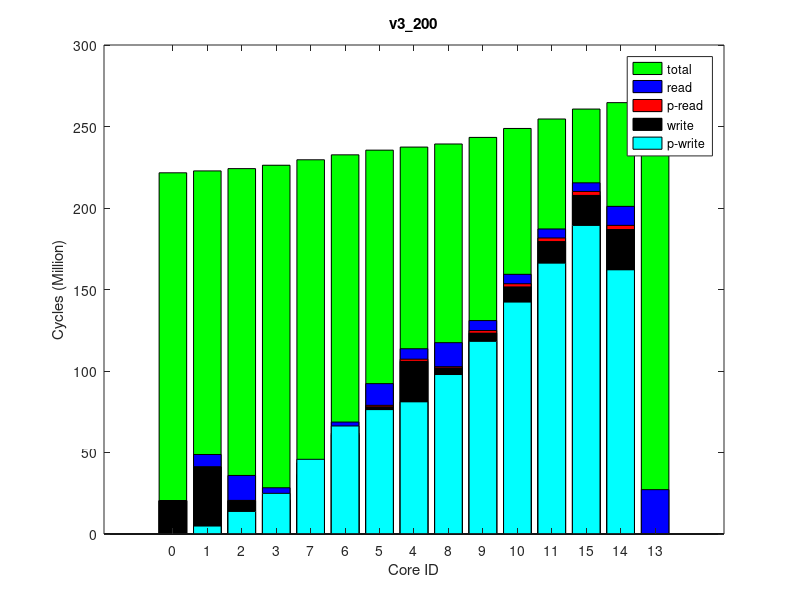

MATLAB code for this plot:
times(1, :, :) = [
25428, 222882749, 0
213760, 224312854, 0
170764, 225730141, 0
468451, 227815730, 0
1351305, 239084741, 0
885496, 237168847, 0
1021007, 234243254, 0
745823, 231168414, 0
755146, 241010600, 0
1616908, 245103473, 0
1942586, 250660625, 0
2180201, 256746206, 0
0, 267628667, 0
2547892, 266925570, 0
2443203, 262862624, 0
];
times(2, :, :) = [
25428, 222898141, 0
213479, 224326995, 0
170762, 225743212, 0
468484, 227824467, 0
1351303, 239095971, 0
885803, 237179956, 0
1021077, 234255587, 0
745858, 231179951, 0
755134, 241023168, 0
1625184, 245117064, 0
1942507, 250679839, 0
2190269, 256772886, 0
0, 267657606, 0
2547780, 266961834, 0
2444131, 262887981, 0
];
times(3, :, :) = [
25428, 222875317, 0
214046, 224304504, 0
170791, 225719529, 0
468367, 227802396, 0
1351172, 239070912, 0
886353, 237154127, 0
1012919, 234229659, 0
746128, 231155016, 0
755142, 240997585, 0
1616908, 245090679, 0
1942450, 250649522, 0
2180198, 256744191, 0
0, 267646004, 0
2547622, 266950133, 0
2443542, 262858998, 0
];
times(4, :, :) = [
25428, 222885722, 0
213762, 224317538, 0
166611, 225732118, 0
468411, 227815162, 0
1351189, 239084524, 0
882973, 237167549, 0
1012939, 234243018, 0
746988, 231169598, 0
755208, 241009576, 0
1608632, 245101889, 0
1942427, 250660135, 0
2180194, 256745648, 0
0, 267646603, 0
2548337, 266946071, 0
2443457, 262862306, 0
];
times(5, :, :) = [
25428, 222886426, 0
213815, 224317476, 0
166594, 225733714, 0
468455, 227814301, 0
1351174, 239082960, 0
886006, 237166635, 0
1013190, 234241394, 0
746161, 231167341, 0
755205, 241009984, 0
1610701, 245103529, 0
1942418, 250659087, 0
2180157, 256745472, 0
0, 267632558, 0
2548036, 266935726, 0
2443182, 262860904, 0
];
times(6, :, :) = [
25428, 222881836, 0
213716, 224311280, 0
170793, 225728781, 0
468421, 227814165, 0
1351513, 239085163, 0
886041, 237168168, 0
1014973, 234243485, 0
746090, 231167997, 0
755159, 241010745, 0
1618977, 245103711, 0
1942437, 250664208, 0
2180152, 256758007, 0
0, 267657559, 0
2547964, 266954793, 0
2443490, 262872552, 0
];
times(7, :, :) = [
25428, 222879971, 0
213790, 224311780, 0
170775, 225727317, 0
468372, 227809788, 0
1351497, 239077769, 0
886622, 237161795, 0
1012955, 234239394, 0
746162, 231163689, 0
755189, 241002571, 0
1616908, 245096089, 0
1942489, 250655021, 0
2180157, 256751699, 0
0, 267639024, 0
2548119, 266941980, 0
2443486, 262865414, 0
];
times(8, :, :) = [
25428, 222886327, 0
213109, 224317081, 0
170767, 225731410, 0
468415, 227817012, 0
1351217, 239084958, 0
886398, 237168706, 0
1012899, 234244474, 0
745794, 231169258, 0
755163, 241010464, 0
1616908, 245103164, 0
1942498, 250663917, 0
2180196, 256758914, 0
0, 267661942, 0
2547991, 266963746, 0
2443475, 262873995, 0
];
times(9, :, :) = [
25428, 222886523, 0
214089, 224315850, 0
170783, 225732247, 0
468467, 227815625, 0
1351172, 239086717, 0
882179, 237169323, 0
1012962, 234245600, 0
745832, 231170602, 0
755219, 241012560, 0
1616908, 245105645, 0
1942429, 250662745, 0
2180216, 256757958, 0
0, 267661251, 0
2548295, 266965225, 0
2443215, 262875358, 0
];
times(10, :, :) = [
25428, 222876474, 0
213755, 224306844, 0
170751, 225724123, 0
468443, 227809631, 0
1351172, 239080802, 0
885739, 237163686, 0
1012925, 234240781, 0
745835, 231163951, 0
755143, 241006673, 0
1616909, 245099710, 0
1942430, 250655334, 0
2180153, 256741434, 0
0, 267653395, 0
2547561, 266947259, 0
2443498, 262856404, 0
];
ave_times = round(squeeze(mean(times)));
format long g, ave_times
std_times = round(squeeze(std(times)));
format long g, std_times
polling_read_times = ave_times;
times(1, :, :) = [
0, 221442695, 0
4994710, 222832869, 0
14014241, 224240992, 0
24990040, 226308543, 0
80956064, 237342281, 0
76389124, 235479051, 0
66382479, 232640204, 0
45954132, 229641690, 0
97912126, 239210539, 0
118319290, 243162158, 0
142382446, 248531810, 0
166195550, 254386135, 0
0, 264992820, 0
162075381, 264309918, 0
189328735, 260291330, 0
];
times(2, :, :) = [
0, 221438899, 0
4993793, 222833465, 0
14003729, 224242387, 0
25030683, 226311418, 0
80985684, 237354393, 0
76394239, 235488173, 0
66396349, 232645394, 0
45935023, 229643742, 0
97899998, 239223712, 0
118287273, 243177263, 0
142357415, 248547127, 0
166245264, 254407027, 0
0, 265021264, 0
162105651, 264333278, 0
189360397, 260313881, 0
];
times(3, :, :) = [
0, 221435412, 0
4925731, 222818994, 0
13922851, 224228360, 0
24972019, 226295592, 0
80979952, 237329677, 0
76380221, 235465294, 0
66342769, 232625528, 0
45918001, 229627729, 0
97901379, 239197891, 0
118314597, 243152912, 0
142326465, 248524404, 0
166167526, 254379888, 0
0, 264978506, 0
162065310, 264294241, 0
189328781, 260285040, 0
];
times(4, :, :) = [
0, 221451868, 0
4870877, 222824457, 0
13831817, 224231311, 0
24899831, 226299509, 0
81006208, 237339841, 0
76392220, 235475633, 0
66358372, 232634534, 0
45849839, 229632361, 0
97873104, 239206999, 0
118202533, 243163529, 0
142293750, 248536211, 0
166205815, 254385190, 0
0, 264995991, 0
162090508, 264315415, 0
189350711, 260291162, 0
];
times(5, :, :) = [
0, 221442935, 0
4942155, 222826628, 0
13922426, 224234237, 0
24959228, 226299430, 0
81250498, 237343143, 0
76315127, 235476462, 0
66335224, 232634856, 0
45888413, 229633482, 0
97817874, 239210880, 0
118114908, 243166333, 0
142186832, 248539343, 0
166135061, 254390224, 0
0, 265005578, 0
162083371, 264318588, 0
189266507, 260295835, 0
];
times(6, :, :) = [
0, 221447052, 0
4862264, 222816279, 0
13786652, 224222470, 0
25030809, 226287709, 0
80863899, 237329442, 0
76286953, 235462866, 0
66245328, 232620139, 0
45808921, 229621387, 0
97839307, 239196322, 0
118162607, 243152028, 0
142278897, 248524742, 0
166169582, 254380389, 0
0, 264984630, 0
162068860, 264303128, 0
189285393, 260286140, 0
];
times(7, :, :) = [
0, 221446585, 0
4915172, 222826800, 0
13904555, 224233587, 0
24902920, 226301380, 0
80914889, 237345958, 0
76302413, 235476668, 0
66252753, 232630570, 0
45783188, 229634588, 0
97880186, 239213473, 0
118303099, 243166611, 0
142352343, 248539503, 0
166177773, 254387480, 0
0, 265002264, 0
162085749, 264320351, 0
189266647, 260294466, 0
];
times(8, :, :) = [
0, 221469043, 0
4697831, 222810690, 0
13517058, 224216954, 0
24749946, 226285982, 0
81489068, 237325022, 0
76185746, 235459957, 0
66063336, 232620201, 0
45612192, 229619045, 0
97715240, 239191399, 0
117914843, 243144096, 0
142195365, 248516024, 0
166034122, 254369782, 0
0, 264982553, 0
162058530, 264291647, 0
189211284, 260277928, 0
];
times(9, :, :) = [
0, 221452265, 0
4816641, 222815331, 0
13692673, 224222172, 0
24918453, 226291499, 0
81542242, 237340403, 0
76205575, 235473446, 0
66160583, 232627453, 0
45732642, 229624230, 0
97757577, 239206244, 0
118030397, 243162998, 0
142229080, 248535136, 0
166129032, 254384795, 0
0, 264996210, 0
162071244, 264307878, 0
189294148, 260289697, 0
];
times(10, :, :) = [
0, 221449930, 0
4828707, 222818473, 0
13693986, 224226103, 0
24899290, 226292169, 0
80856211, 237335057, 0
76279724, 235469153, 0
66123191, 232627508, 0
45723804, 229626370, 0
97818712, 239204026, 0
118109536, 243158981, 0
142226913, 248529728, 0
166094944, 254385567, 0
0, 264994831, 0
162096881, 264309117, 0
189303290, 260292150, 0
];
ave_times = round(squeeze(mean(times)));
format long g, ave_times
std_times = round(squeeze(std(times)));
format long g, std_times
polling_write_times = ave_times;
times(1, :, :) = [
0, 245880958, 0
7753117, 247457427, 64000
15472497, 248963040, 128000
7740641, 251162998, 64000
7768568, 262964130, 64000
14206041, 260968397, 128000
7734901, 257922492, 64000
7719970, 254670088, 64000
15487025, 264910931, 128000
7735859, 269063923, 64000
7720922, 274703163, 64000
7725993, 280798903, 64000
27204978, 291912581, 255980
14208219, 291204974, 128000
7725945, 287035429, 64000
];
times(2, :, :) = [
0, 245877040, 0
7753160, 247455258, 64000
15472259, 248960445, 128000
7741095, 251163414, 64000
7763016, 262976725, 64000
14207220, 260980908, 128000
7734569, 257935448, 64000
7720017, 254680322, 64000
15486547, 264923421, 128000
7737569, 269076233, 64000
7720924, 274716123, 64000
7725784, 280811757, 64000
27205032, 291917378, 255980
14208188, 291206142, 128000
7725915, 287047716, 64000
];
times(3, :, :) = [
0, 245883913, 0
7753181, 247460681, 64000
15472535, 248964639, 128000
7741468, 251170144, 64000
7762679, 262972676, 64000
14206067, 260977258, 128000
7734871, 257931248, 64000
7719901, 254684820, 64000
15486519, 264919055, 128000
7737404, 269071829, 64000
7720850, 274711579, 64000
7725928, 280807340, 64000
27204874, 291912983, 255980
14208491, 291206560, 128000
7725428, 287042061, 64000
];
times(4, :, :) = [
0, 245877402, 0
7755264, 247454935, 64000
15473369, 248960465, 128000
7742008, 251163282, 64000
7763753, 262966504, 64000
14206041, 260970802, 128000
7734887, 257924598, 64000
7720001, 254675472, 64000
15482355, 264912995, 128000
7740686, 269065830, 64000
7720964, 274705285, 64000
7725899, 280801413, 64000
27205192, 291898913, 255980
14208453, 291192328, 128000
7725368, 287039302, 64000
];
times(5, :, :) = [
0, 245884991, 0
7756673, 247461960, 64000
15473315, 248966816, 128000
7741297, 251164365, 64000
7763434, 262968741, 64000
14207242, 260972662, 128000
7734607, 257926603, 64000
7719877, 254674502, 64000
15482007, 264915161, 128000
7740843, 269068220, 64000
7720846, 274707213, 64000
7725933, 280804021, 64000
27205514, 291907584, 255980
14208588, 291202889, 128000
7725358, 287039638, 64000
];
times(6, :, :) = [
0, 245863764, 0
7753241, 247441585, 64000
15472352, 248945860, 128000
7741043, 251150308, 64000
7768061, 262946117, 64000
14206102, 260950707, 128000
7734854, 257905208, 64000
7719899, 254657824, 64000
15487394, 264892809, 128000
7735585, 269045349, 64000
7720850, 274685000, 64000
7725931, 280779863, 64000
27204996, 291892625, 255980
14208276, 291189421, 128000
7725941, 287016448, 64000
];
times(7, :, :) = [
0, 245858271, 0
7753156, 247436016, 64000
15472029, 248940516, 128000
7741002, 251145403, 64000
7768513, 262948431, 64000
14205950, 260952869, 128000
7734989, 257906538, 64000
7719774, 254654515, 64000
15485673, 264895411, 128000
7740820, 269048244, 64000
7720804, 274688017, 64000
7725885, 280783550, 64000
27205054, 291880383, 255980
14208101, 291178103, 128000
7725973, 287019680, 64000
];
times(8, :, :) = [
0, 245866432, 0
7753234, 247444445, 64000
15471825, 248950044, 128000
7742090, 251152113, 64000
7768101, 262958167, 64000
14207267, 260962910, 128000
7734593, 257916931, 64000
7719890, 254663730, 64000
15485985, 264904618, 128000
7741907, 269057140, 64000
7720768, 274695034, 64000
7725842, 280790038, 64000
27205186, 291893385, 255980
14208294, 291188196, 128000
7725933, 287027716, 64000
];
times(9, :, :) = [
0, 245880124, 0
7753212, 247458338, 64000
15472159, 248964007, 128000
7740994, 251168791, 64000
7762767, 262974739, 64000
14206161, 260979250, 128000
7734861, 257932870, 64000
7719951, 254680965, 64000
15486366, 264921145, 128000
7737475, 269073948, 64000
7720795, 274713426, 64000
7725939, 280804519, 64000
27205056, 291912641, 255980
14208233, 291202450, 128000
7726027, 287042203, 64000
];
times(10, :, :) = [
0, 245868450, 0
7753159, 247446985, 64000
15472219, 248951075, 128000
7741024, 251155506, 64000
7762892, 262973792, 64000
14206125, 260978130, 128000
7734872, 257932587, 64000
7719879, 254680495, 64000
15486506, 264920730, 128000
7735686, 269073847, 64000
7720822, 274713267, 64000
7726010, 280809660, 64000
27205232, 291920206, 255980
14208223, 291216585, 128000
7725899, 287044653, 64000
];
ave_times = round(squeeze(mean(times)));
format long g, ave_times
std_times = round(squeeze(std(times)));
format long g, std_times
read_times = ave_times;
times(1, :, :) = [
0, 221612455, 0
0, 222757893, 0
0, 224163871, 0
0, 226239659, 0
0, 237383356, 0
0, 235500387, 0
0, 232625728, 0
0, 229591695, 0
0, 239278201, 0
0, 243319046, 0
0, 248805835, 0
0, 254606981, 0
0, 265309713, 0
0, 264637098, 0
0, 260706190, 0
];
times(2, :, :) = [
0, 221592935, 0
0, 222765728, 0
0, 224171505, 0
0, 226243472, 0
0, 237387738, 0
0, 235504560, 0
0, 232629717, 0
0, 229595927, 0
0, 239282077, 0
0, 243322001, 0
0, 248809971, 0
0, 254611062, 0
0, 265335764, 0
0, 264652651, 0
0, 260711707, 0
];
times(3, :, :) = [
0, 221593578, 0
0, 222748889, 0
0, 224155461, 0
0, 226228451, 0
0, 237371614, 0
0, 235488070, 0
0, 232613696, 0
0, 229580857, 0
0, 239266924, 0
0, 243307291, 0
0, 248794028, 0
0, 254593617, 0
0, 265302024, 0
0, 264627167, 0
0, 260692778, 0
];
times(4, :, :) = [
0, 221601226, 0
0, 222756996, 0
0, 224162403, 0
0, 226236976, 0
0, 237378943, 0
0, 235494996, 0
0, 232620920, 0
0, 229587589, 0
0, 239272831, 0
0, 243312705, 0
0, 248799011, 0
0, 254606029, 0
0, 265320197, 0
0, 264645098, 0
0, 260707694, 0
];
times(5, :, :) = [
0, 221588102, 0
0, 222782870, 0
0, 224190384, 0
0, 226262158, 0
0, 237404308, 0
0, 235520867, 0
0, 232646336, 0
0, 229613967, 0
0, 239299426, 0
0, 243338645, 0
0, 248825114, 0
0, 254629950, 0
0, 265355064, 0
0, 264676617, 0
0, 260730406, 0
];
times(6, :, :) = [
0, 221599210, 0
0, 222755190, 0
0, 224161795, 0
0, 226235024, 0
0, 237378659, 0
0, 235495523, 0
0, 232621118, 0
0, 229587614, 0
0, 239273248, 0
0, 243312320, 0
0, 248799391, 0
0, 254602701, 0
0, 265321213, 0
0, 264650172, 0
0, 260701214, 0
];
times(7, :, :) = [
0, 221590370, 0
0, 222773162, 0
0, 224179749, 0
0, 226255592, 0
0, 237397001, 0
0, 235514121, 0
0, 232640875, 0
0, 229607048, 0
0, 239291593, 0
0, 243331964, 0
0, 248816061, 0
0, 254618173, 0
0, 265333186, 0
0, 264650690, 0
0, 260718373, 0
];
times(8, :, :) = [
0, 221621730, 0
0, 222749962, 0
0, 224154710, 0
0, 226229228, 0
0, 237372331, 0
0, 235488017, 0
0, 232613769, 0
0, 229581230, 0
0, 239266824, 0
0, 243305573, 0
0, 248792688, 0
0, 254599436, 0
0, 265303800, 0
0, 264629801, 0
0, 260699365, 0
];
times(9, :, :) = [
0, 221602793, 0
0, 222749863, 0
0, 224155727, 0
0, 226227651, 0
0, 237368811, 0
0, 235485908, 0
0, 232611091, 0
0, 229578965, 0
0, 239263721, 0
0, 243304277, 0
0, 248790496, 0
0, 254589576, 0
0, 265295917, 0
0, 264625133, 0
0, 260688654, 0
];
times(10, :, :) = [
0, 221604615, 0
0, 222743674, 0
0, 224150399, 0
0, 226223951, 0
0, 237366125, 0
0, 235483552, 0
0, 232609177, 0
0, 229575125, 0
0, 239260683, 0
0, 243299938, 0
0, 248787108, 0
0, 254587450, 0
0, 265303683, 0
0, 264633080, 0
0, 260686049, 0
];
ave_times = round(squeeze(mean(times)));
format long g, ave_times
std_times = round(squeeze(std(times)));
format long g, std_times
total_times = ave_times;
times(1, :, :) = [
20452043, 227901893, 64000
41021048, 228036855, 128000
20451218, 228142552, 64000
20628491, 229094873, 64000
105571979, 239973934, 128000
77801333, 238162895, 64000
60654289, 235345485, 64000
35694540, 232385554, 64000
101705395, 241815814, 64000
122745944, 245738517, 64000
151335723, 251075454, 64000
179246370, 256883855, 64000
0, 267408200, 0
186799918, 266730998, 64000
207631142, 262763799, 64000
];
times(2, :, :) = [
20451851, 227883083, 64000
41020876, 228017791, 128000
20451450, 228123438, 64000
20634124, 229100289, 64000
105842850, 239981570, 128000
78009432, 238172344, 64000
60916909, 235352775, 64000
35946446, 232391587, 64000
101803201, 241825811, 64000
122991462, 245746120, 64000
151522356, 251079035, 64000
179491245, 256893552, 64000
0, 267412545, 0
186820656, 266745540, 64000
207845667, 262773054, 64000
];
times(3, :, :) = [
20452013, 227902167, 64000
41021662, 228036882, 128000
20451405, 228142343, 64000
20634038, 229115205, 64000
106027995, 239994267, 128000
78188683, 238185065, 64000
61107344, 235366844, 64000
36036747, 232406329, 64000
101985422, 241837045, 64000
123502073, 245755168, 64000
151809333, 251086537, 64000
179431535, 256895161, 64000
0, 267423305, 0
186788566, 266744071, 64000
207692593, 262776506, 64000
];
times(4, :, :) = [
20452092, 227889949, 64000
41021420, 228024854, 128000
20451351, 228130576, 64000
20630450, 229093435, 64000
105602703, 239965903, 128000
77867832, 238160596, 64000
60780961, 235346941, 64000
35736119, 232386325, 64000
101713220, 241807014, 64000
122741702, 245728549, 64000
151347003, 251060147, 64000
179310429, 256873919, 64000
0, 267404758, 0
186788204, 266722689, 64000
207670796, 262755127, 64000
];
times(5, :, :) = [
20451907, 227885365, 64000
41021066, 228020325, 128000
20451088, 228125801, 64000
20641114, 229124988, 64000
106041993, 240003699, 128000
78145693, 238195976, 64000
61107417, 235380084, 64000
36246021, 232417739, 64000
101939210, 241847415, 64000
123201459, 245766051, 64000
151476912, 251098560, 64000
179259417, 256905694, 64000
0, 267426174, 0
186800712, 266748958, 64000
207597093, 262787532, 64000
];
times(6, :, :) = [
20451942, 227903664, 64000
41020839, 228038379, 128000
20451271, 228144049, 64000
20630759, 229105603, 64000
106226856, 239979694, 128000
78203232, 238171077, 64000
60921373, 235356639, 64000
35805063, 232396596, 64000
102062836, 241823796, 64000
123580362, 245742246, 64000
151740697, 251073324, 64000
179408175, 256877373, 64000
0, 267393998, 0
186777153, 266720283, 64000
207697087, 262756612, 64000
];
times(7, :, :) = [
20451883, 227880231, 64000
41020968, 228015213, 128000
20451347, 228120681, 64000
20633075, 229093830, 64000
105586342, 239972174, 128000
77812459, 238163766, 64000
60745138, 235349742, 64000
35805004, 232387268, 64000
101767077, 241817241, 64000
122977678, 245737048, 64000
151585318, 251072359, 64000
179517563, 256875285, 64000
0, 267359896, 0
186757244, 266680894, 64000
207722859, 262753082, 64000
];
times(8, :, :) = [
20451847, 227887288, 64000
41020703, 228021817, 128000
20451153, 228127514, 64000
20634186, 229101083, 64000
105830906, 239983180, 128000
78042109, 238170790, 64000
60922555, 235356007, 64000
35918817, 232392095, 64000
101856641, 241826954, 64000
123206736, 245744131, 64000
151716855, 251077553, 64000
179625898, 256886617, 64000
0, 267417126, 0
186798019, 266732933, 64000
207871744, 262768305, 64000
];
times(9, :, :) = [
20451952, 227873778, 64000
41020793, 228008662, 128000
20451282, 228114291, 64000
20644572, 229150922, 64000
106547731, 240027571, 128000
78474803, 238222257, 64000
61442743, 235408596, 64000
36614796, 232445083, 64000
102324141, 241873278, 64000
124053024, 245792745, 64000
151938827, 251123490, 64000
179778424, 256936417, 64000
0, 267460916, 0
186840158, 266783050, 64000
207810095, 262817326, 64000
];
times(10, :, :) = [
20451806, 227906242, 64000
41021350, 228041000, 128000
20451253, 228146582, 64000
20631843, 229116006, 64000
105701266, 239990191, 128000
77940846, 238182040, 64000
60792508, 235369688, 64000
35953260, 232408430, 64000
101803605, 241832280, 64000
123003050, 245751707, 64000
151423987, 251089888, 64000
179139445, 256902948, 64000
0, 267416997, 0
186794619, 266741612, 64000
207644531, 262783610, 64000
];
ave_times = round(squeeze(mean(times)));
format long g, ave_times
std_times = round(squeeze(std(times)));
format long g, std_times
write_times = ave_times;
mytitle = 'v3\_200';
order = [1 2 3 4 8 7 6 5 9 10 11 12 15 14 13];

total_times = total_times(:, 2)(order);

read_times = read_times(:, 1)(order);
write_times = write_times(:, 1)(order);

polling_read_times = polling_read_times(:, 1)(order);
polling_write_times = polling_write_times(:, 1)(order);

total_times /= 1000000;

read_times /= 1000000;
write_times /= 1000000;

polling_read_times /= 1000000;
polling_write_times /= 1000000;

% laying read on top of write
read_times += write_times;
polling_read_times += write_times;

figure(1);
clf()
% set(gcf, 'Position', get(0,'Screensize'));
% set(gcf,'units','normalized','outerposition',[0 0 1 1])
bar(0:14, total_times,'g');
hold on;
bar(0:14, read_times,'b');
bar(0:14, polling_read_times,'r');
bar(0:14, write_times,'k');
bar(0:14, polling_write_times,'c');
hold off

axis([-2 16 0 300])
% axis([-1 15])
set(gca,'XTick',0:14);
set(gca,'xticklabel',{ '0'; '1'; '2'; '3'; '7'; '6'; '5'; '4'; '8'; '9'; '10'; '11'; '15'; '14'; '13' })

xlabel('Core ID')
ylabel('Cycles (Million)')

legend('total', 'read', 'p-read', 'write', 'p-write')
title(mytitle)
print(1, strcat(mytitle, '.png'))
